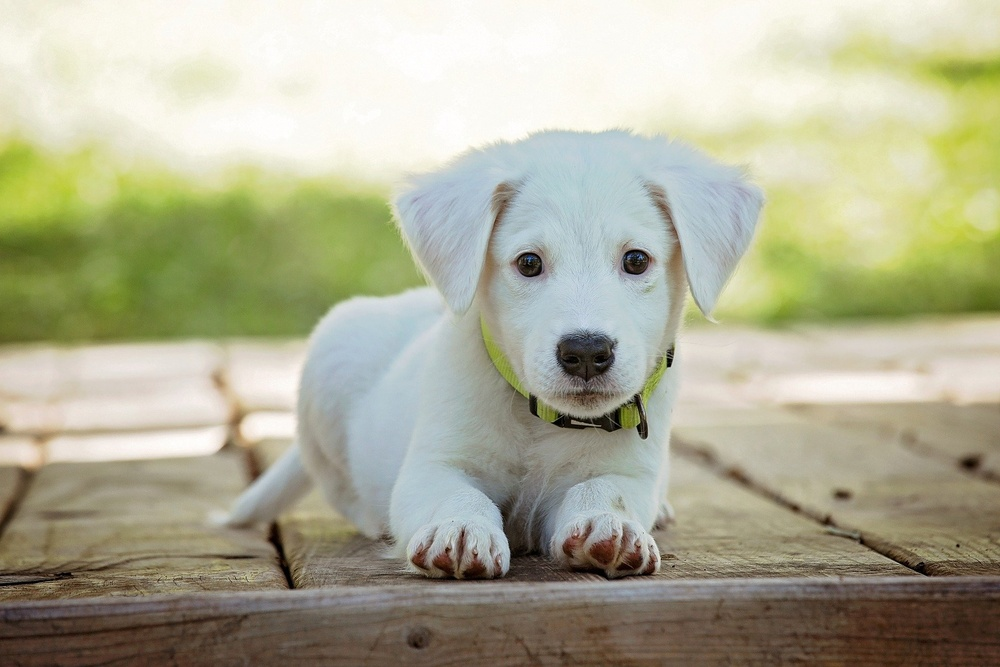
#> input picture EjemploClase/perro.jpg, 1000 x 667 px, shrunk from 1920 x 1280 before the run
$ jupyter execute '10. Manipulacion De Colores.ipynb'
#> lines starting #> are read from the running program, lines starting #| are printed output that depends on the picture
[cell 1]
import numpy as np
import cv2
import matplotlib.pyplot as plt

[cell 2]
imagen = cv2.imread('perro.jpg')
#> imagen is the input picture: shape (667, 1000, 3); mean B, G, R 149.2, 174, 174.7

[cell 3]
plt.imshow(imagen)

[cell 4]
imagen2 = cv2.cvtColor(imagen, cv2.COLOR_BGR2RGB)
plt.imshow(imagen2)

[cell 5]
imagen3 = cv2.cvtColor(imagen, cv2.COLOR_RGB2GRAY)
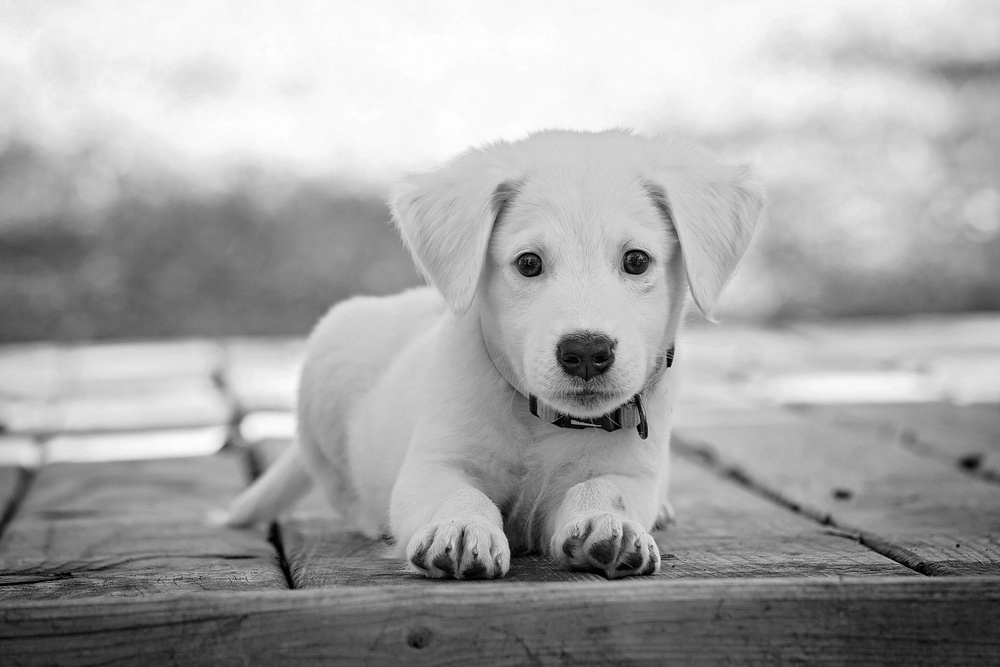
#> imagen3: shape (667, 1000); min 0, max 255, mean 166.7
plt.imshow(imagen3)

[cell 6]
imagen3 = cv2.cvtColor(imagen, cv2.COLOR_LRGB2LUV)
#> imagen3: shape (667, 1000, 3); mean of channels 0, 1, 2 212.2, 90.3, 133.4
plt.imshow(imagen3)

[cell 7]
imagen4 = cv2.cvtColor(imagen, cv2.COLORMAP_HOT)
plt.imshow(imagen4)

[cell 8]
imagen5 = cv2.cvtColor(imagen, cv2.COLOR_RGB2HLS_FULL)
#> imagen5: shape (667, 1000, 3); mean of channels 0, 1, 2 120.8, 163.1, 77
plt.imshow(imagen5)
